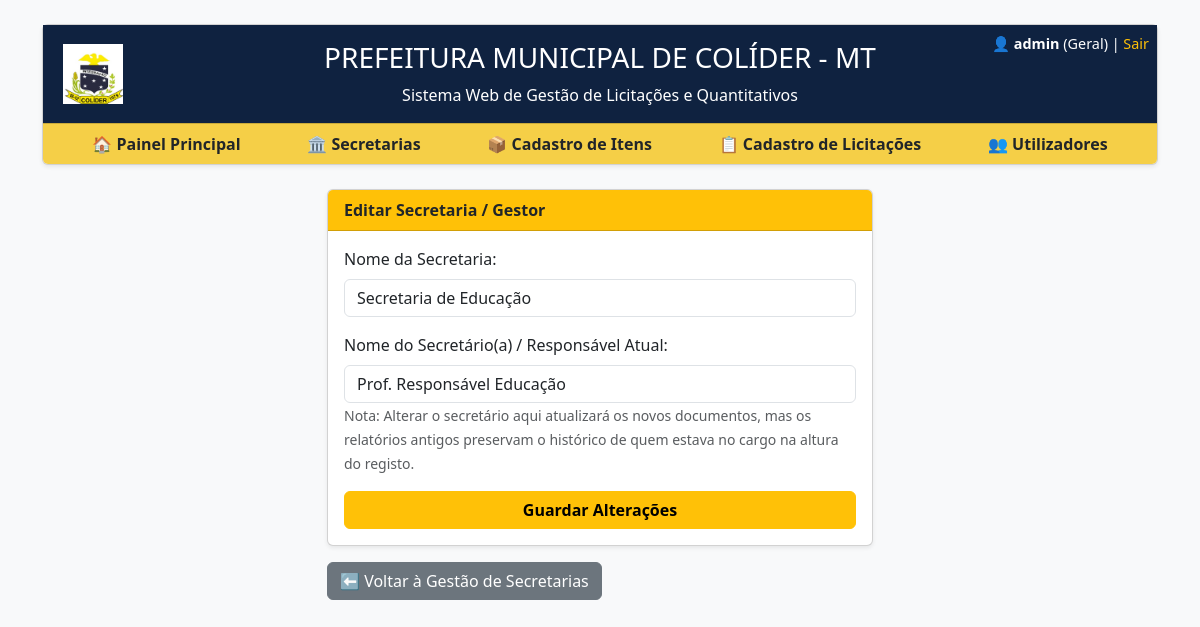
Screenshot of /secretarias/editar/2 (signed in) with the database file from the repository.
### tables this page shows
CREATE TABLE secretarias (
                id INTEGER PRIMARY KEY AUTOINCREMENT,
                nome TEXT UNIQUE NOT NULL,
                secretario TEXT NOT NULL
            );

### app.py (the view, shortened to what this page needs)
@app.route('/secretarias/editar/<int:id>', methods=['GET', 'POST'])
def editar_secretaria(id):
    if 'user_id' not in session or session['perfil'] != 'admin':
        return redirect(url_for('painel'))
    conn = get_db()
    secretaria = conn.execute('SELECT * FROM secretarias WHERE id = ?', (id,)).fetchone()
    conn.close()
    return render_template('secretaria_editar.html', secretaria=secretaria)

### app.py (called while the page is built)
def get_db():
    conn = sqlite3.connect('database.db')
    conn.row_factory = sqlite3.Row
    return conn

### templates/secretaria_editar.html
{% extends "base.html" %}
{% block content %}
<div class="row justify-content-center">
    <div class="col-md-6">
        <div class="card shadow-sm">
            <div class="card-header bg-warning text-dark"><b>Editar Secretaria / Gestor</b></div>
            <div class="card-body">
                <form method="POST">
                    <div class="mb-3">
                        <label class="form-label">Nome da Secretaria:</label>
                        <input type="text" name="nome" class="form-control" value="{{ secretaria.nome }}" required>
                    </div>
                    <div class="mb-3">
                        <label class="form-label">Nome do Secretário(a) / Responsável Atual:</label>
                        <input type="text" name="secretario" class="form-control" value="{{ secretaria.secretario }}" required>
                        <small class="text-muted">Nota: Alterar o secretário aqui atualizará os novos documentos, mas os relatórios antigos preservam o histórico de quem estava no cargo na altura do registo.</small>
                    </div>
                    <button type="submit" class="btn btn-warning w-100 fw-bold">Guardar Alterações</button>
                </form>
            </div>
        </div>
        <div class="mt-3">
            <a href="/secretarias" class="btn btn-secondary">⬅ Voltar à Gestão de Secretarias</a>
        </div>
    </div>
</div>
{% endblock %}

### rows the page displays
secretarias: nome "Secretaria de Educação", secretario "Prof. Responsável Educação"

### other values shown
{{ session.get('username') }} "admin"
{{ session.get('secretaria') }} "Geral"
